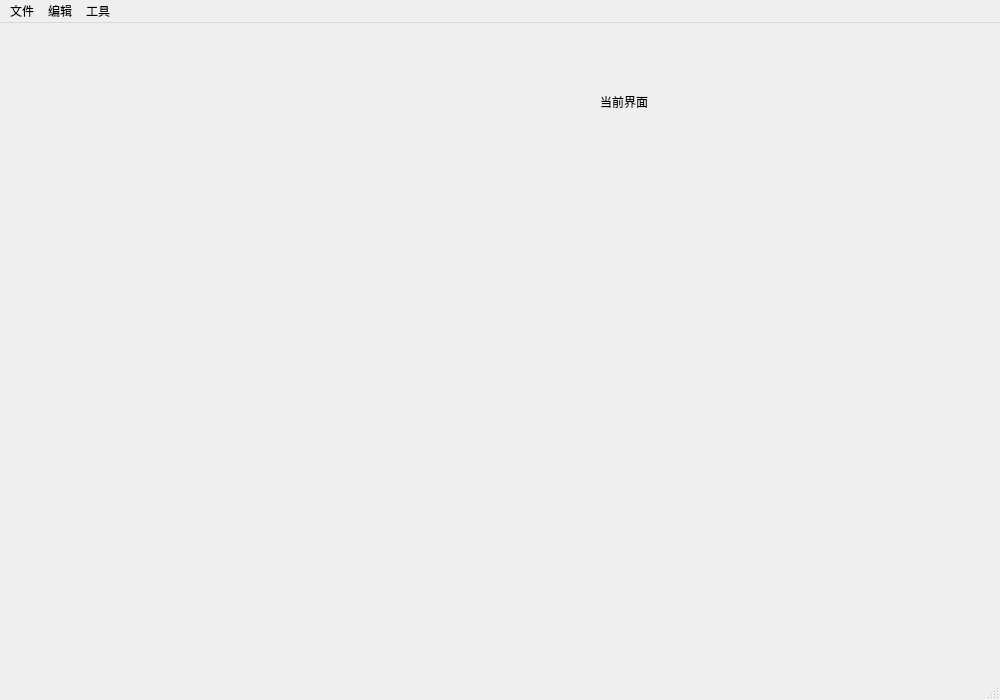
<?xml version="1.0" encoding="UTF-8"?>
<ui version="4.0">
 <class>MainWindow</class>
 <widget class="QMainWindow" name="MainWindow">
  <property name="geometry">
   <rect>
    <x>0</x>
    <y>0</y>
    <width>1000</width>
    <height>700</height>
   </rect>
  </property>
  <property name="windowTitle">
   <string>MainWindow</string>
  </property>
  <property name="styleSheet">
   <string notr="true"/>
  </property>
  <widget class="QWidget" name="centralwidget">
   <property name="styleSheet">
    <string notr="true"/>
   </property>
   <widget class="QWidget" name="combinedWidget" native="true">
    <property name="geometry">
     <rect>
      <x>600</x>
      <y>70</y>
      <width>271</width>
      <height>441</height>
     </rect>
    </property>
    <layout class="QGridLayout" name="gridLayout_2">
     <item row="0" column="0">
      <layout class="QGridLayout" name="gridLayout">
       <item row="0" column="0">
        <widget class="QLabel" name="label">
         <property name="styleSheet">
          <string notr="true"/>
         </property>
         <property name="text">
          <string>当前界面</string>
         </property>
        </widget>
       </item>
       <item row="1" column="0">
        <widget class="QStackedWidget" name="stackedWidget"/>
       </item>
      </layout>
     </item>
    </layout>
   </widget>
  </widget>
  <widget class="QMenuBar" name="menubar">
   <property name="geometry">
    <rect>
     <x>0</x>
     <y>0</y>
     <width>1000</width>
     <height>21</height>
    </rect>
   </property>
   <widget class="QMenu" name="menufile">
    <property name="title">
     <string>文件</string>
    </property>
    <widget class="QMenu" name="menunew">
     <property name="title">
      <string>新建</string>
     </property>
     <addaction name="actiontxt_file"/>
     <addaction name="actionscv_file"/>
    </widget>
    <widget class="QMenu" name="recentFile">
     <property name="title">
      <string>记录</string>
     </property>
    </widget>
    <addaction name="menunew"/>
    <addaction name="recentFile"/>
    <addaction name="actionopen"/>
    <addaction name="actionsave"/>
    <addaction name="actionclose"/>
    <addaction name="actiondownload"/>
   </widget>
   <widget class="QMenu" name="menuaction">
    <property name="title">
     <string>编辑</string>
    </property>
    <addaction name="actionadd"/>
    <addaction name="actiondel_row"/>
    <addaction name="actionsub"/>
    <addaction name="actiondel_col"/>
   </widget>
   <widget class="QMenu" name="menu">
    <property name="title">
     <string>工具</string>
    </property>
    <addaction name="actionshe"/>
   </widget>
   <addaction name="menufile"/>
   <addaction name="menuaction"/>
   <addaction name="menu"/>
  </widget>
  <widget class="QStatusBar" name="statusbar"/>
  <action name="actionopen">
   <property name="icon">
    <iconset resource="../resources/res.qrc">
     <normaloff>:/image/database_go.svg</normaloff>:/image/database_go.svg</iconset>
   </property>
   <property name="text">
    <string>打开</string>
   </property>
   <property name="shortcut">
    <string>Ctrl+O</string>
   </property>
  </action>
  <action name="actionsave">
   <property name="icon">
    <iconset resource="../resources/res.qrc">
     <normaloff>:/image/table_save.svg</normaloff>:/image/table_save.svg</iconset>
   </property>
   <property name="text">
    <string>保存</string>
   </property>
   <property name="shortcut">
    <string>Ctrl+S</string>
   </property>
  </action>
  <action name="actionadd">
   <property name="text">
    <string>添加行</string>
   </property>
  </action>
  <action name="actionsub">
   <property name="text">
    <string>添加列</string>
   </property>
  </action>
  <action name="actionclose">
   <property name="icon">
    <iconset resource="../resources/res.qrc">
     <normaloff>:/image/cross.svg</normaloff>:/image/cross.svg</iconset>
   </property>
   <property name="text">
    <string>关闭</string>
   </property>
   <property name="shortcut">
    <string>Ctrl+W</string>
   </property>
  </action>
  <action name="actiondownload">
   <property name="icon">
    <iconset resource="../resources/res.qrc">
     <normaloff>:/image/arrow_refresh_small.svg</normaloff>:/image/arrow_refresh_small.svg</iconset>
   </property>
   <property name="text">
    <string>下载</string>
   </property>
   <property name="shortcut">
    <string>Ctrl+D</string>
   </property>
  </action>
  <action name="actiontxt_file">
   <property name="text">
    <string>txt文件</string>
   </property>
   <property name="shortcut">
    <string>Ctrl+N, Ctrl+T</string>
   </property>
  </action>
  <action name="actionscv_file">
   <property name="text">
    <string>scv文件</string>
   </property>
   <property name="shortcut">
    <string>Ctrl+N, Ctrl+C</string>
   </property>
  </action>
  <action name="actiondel_row">
   <property name="text">
    <string>删除行</string>
   </property>
  </action>
  <action name="actiondel_col">
   <property name="text">
    <string>删除列</string>
   </property>
  </action>
  <action name="actionshe">
   <property name="text">
    <string>设置</string>
   </property>
  </action>
 </widget>
 <resources>
  <include location="../resources/res.qrc"/>
 </resources>
 <connections/>
</ui>
